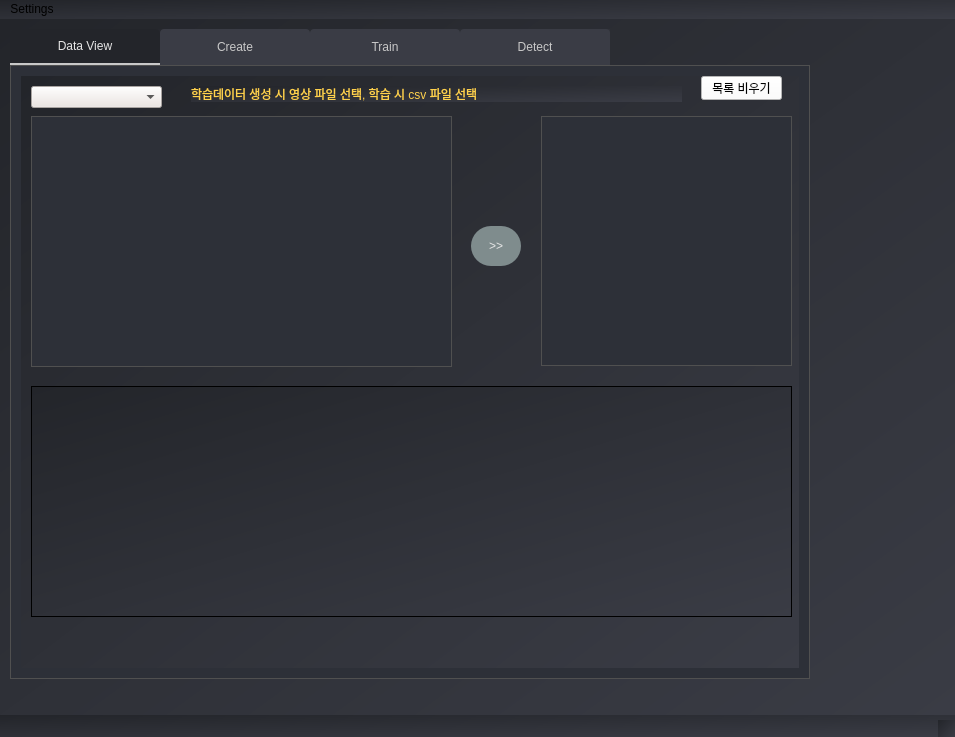
<?xml version="1.0" encoding="UTF-8"?>
<ui version="4.0">
 <class>MainWindow</class>
 <widget class="QMainWindow" name="MainWindow">
  <property name="geometry">
   <rect>
    <x>0</x>
    <y>0</y>
    <width>955</width>
    <height>737</height>
   </rect>
  </property>
  <property name="windowTitle">
   <string>MainWindow</string>
  </property>
  <property name="styleSheet">
   <string notr="true">background-color: qlineargradient(spread:pad, x1:0, y1:0, x2:1, y2:1, stop:0 rgb(35, 37, 42), stop:1 rgb(58, 60, 69));</string>
  </property>
  <widget class="QWidget" name="centralwidget">
   <widget class="QTabWidget" name="tabWidget">
    <property name="geometry">
     <rect>
      <x>10</x>
      <y>10</y>
      <width>800</width>
      <height>650</height>
     </rect>
    </property>
    <property name="minimumSize">
     <size>
      <width>800</width>
      <height>650</height>
     </size>
    </property>
    <property name="styleSheet">
     <string notr="true">
QTabWidget::pane {
  border: 1px solid rgb(80, 80, 80);
  background-color: rgb(45, 48, 56);
  padding: 10px;

}

QTabBar::tab {
  background: rgb(58, 60, 69);
  width:100px;
  color: rgb(200, 200, 200);
  font: 11pt &quot;Arial&quot;;
  padding-left: 25px;
  padding-right: 25px;
  padding-top: 10px;
  padding-bottom: 10px;
  border-top-left-radius: 4px;
  border-top-right-radius: 4px;
}

QTabBar::tab:selected {
  background: rgb(35, 37, 42);
  color: rgb(230, 230, 230);
  border-bottom: 2px solid rgb(200, 200, 200);
}

QTabBar::tab:hover {
  background: rgb(48, 50, 58);
}
</string>
    </property>
    <property name="currentIndex">
     <number>0</number>
    </property>
    <property name="iconSize">
     <size>
      <width>16</width>
      <height>16</height>
     </size>
    </property>
    <widget class="QWidget" name="tab1">
     <attribute name="title">
      <string>Data View</string>
     </attribute>
     <widget class="QTreeView" name="treeView">
      <property name="geometry">
       <rect>
        <x>10</x>
        <y>40</y>
        <width>421</width>
        <height>251</height>
       </rect>
      </property>
      <property name="styleSheet">
       <string notr="true">
QTreeView {
  background-color: rgb(45, 48, 56);
  color: rgb(230, 230, 230);
  border: 1px solid rgb(80, 80, 80);
  font: 9pt &quot;Playfair Display&quot;;
}

QHeaderView::section {
  background-color: rgb(58, 60, 69);
  color: rgb(200, 200, 200);
  border-bottom: 1px solid rgb(80, 80, 80);
  padding: 4px;
}
</string>
      </property>
     </widget>
     <widget class="QPushButton" name="pushButton">
      <property name="geometry">
       <rect>
        <x>450</x>
        <y>150</y>
        <width>50</width>
        <height>40</height>
       </rect>
      </property>
      <property name="styleSheet">
       <string notr="true">
QPushButton {
  background-color: rgb(127, 140, 141);
  color: rgb(230, 230, 230);
  font: 10pt &quot;Playfair Display&quot;;
  border-radius: 20px;
  padding: 8px;
}

QPushButton:hover {
  background-color: rgb(149, 165, 166);
}

QPushButton:pressed {
  background-color: rgb(127, 140, 141);
  border: 1px solid rgb(100, 100, 100);
}
</string>
      </property>
      <property name="text">
       <string>&gt;&gt;</string>
      </property>
     </widget>
     <widget class="QListWidget" name="listWidget">
      <property name="geometry">
       <rect>
        <x>520</x>
        <y>40</y>
        <width>251</width>
        <height>250</height>
       </rect>
      </property>
      <property name="styleSheet">
       <string notr="true">
QListWidget {
  background-color: rgb(45, 48, 56);
  color: rgb(230, 230, 230);
  border: 1px solid rgb(80, 80, 80);
  font: 9pt &quot;Playfair Display&quot;;
}
</string>
      </property>
     </widget>
     <widget class="QComboBox" name="comboBox">
      <property name="geometry">
       <rect>
        <x>10</x>
        <y>10</y>
        <width>131</width>
        <height>22</height>
       </rect>
      </property>
      <property name="styleSheet">
       <string notr="true">background-color: rgb(236, 229, 225);</string>
      </property>
     </widget>
     <widget class="QTableWidget" name="tableWidget">
      <property name="geometry">
       <rect>
        <x>10</x>
        <y>310</y>
        <width>761</width>
        <height>231</height>
       </rect>
      </property>
      <property name="styleSheet">
       <string notr="true">QTreeView {
  background-color: rgb(45, 48, 56);
  color: rgb(255, 255, 255);  /* 글자색을 흰색으로 변경 */
  border: 1px solid rgb(80, 80, 80);
  font: 9pt &quot;Playfair Display&quot;;
}

QTableView::item {
  color: rgb(255, 255, 255);  /* 표 안의 아이템 글자색을 흰색으로 변경 */
}

QHeaderView::section {
  background-color: rgb(58, 60, 69);
  color: rgb(200, 200, 200);
  border-bottom: 1px solid rgb(80, 80, 80);
  padding: 4px;
}</string>
      </property>
     </widget>
     <widget class="QLabel" name="label_3">
      <property name="geometry">
       <rect>
        <x>170</x>
        <y>10</y>
        <width>491</width>
        <height>16</height>
       </rect>
      </property>
      <property name="styleSheet">
       <string notr="true">color:rgb(255, 210, 76);</string>
      </property>
      <property name="text">
       <string>학습데이터 생성 시 영상 파일 선택, 학습 시 csv 파일 선택</string>
      </property>
     </widget>
     <widget class="QPushButton" name="list_del">
      <property name="geometry">
       <rect>
        <x>680</x>
        <y>0</y>
        <width>81</width>
        <height>24</height>
       </rect>
      </property>
      <property name="styleSheet">
       <string notr="true">background-color: rgb(255, 255, 255);</string>
      </property>
      <property name="text">
       <string>목록 비우기</string>
      </property>
     </widget>
    </widget>
    <widget class="QWidget" name="tab2">
     <attribute name="title">
      <string>Create</string>
     </attribute>
     <widget class="QLabel" name="label_2">
      <property name="geometry">
       <rect>
        <x>60</x>
        <y>80</y>
        <width>171</width>
        <height>16</height>
       </rect>
      </property>
      <property name="styleSheet">
       <string notr="true">font: 16pt &quot;Arial&quot;;
color: rgb(255, 255, 255);</string>
      </property>
      <property name="text">
       <string>Create Dataset</string>
      </property>
     </widget>
     <widget class="QPushButton" name="feature_create1">
      <property name="geometry">
       <rect>
        <x>60</x>
        <y>110</y>
        <width>160</width>
        <height>40</height>
       </rect>
      </property>
      <property name="styleSheet">
       <string notr="true">
QPushButton {
  background-color: rgb(212, 175, 55);  /* Gold color */
  color: rgb(35, 37, 42);
  font: bold 10pt &quot;Playfair Display&quot;;
  border-radius: 8px;
  padding: 10px;
}

QPushButton:hover {
  background-color: rgb(183, 149, 11);
}

QPushButton:pressed {
  background-color: rgb(212, 175, 55);
  border: 1px solid rgb(160, 130, 0);
}
</string>
      </property>
      <property name="text">
       <string>Create Feature</string>
      </property>
     </widget>
     <widget class="QPushButton" name="create_value2">
      <property name="geometry">
       <rect>
        <x>240</x>
        <y>110</y>
        <width>160</width>
        <height>40</height>
       </rect>
      </property>
      <property name="styleSheet">
       <string notr="true">
QPushButton {
  background-color: rgb(212, 175, 55);
  color: rgb(35, 37, 42);
  font: bold 10pt &quot;Playfair Display&quot;;
  border-radius: 8px;
  padding: 10px;
}

QPushButton:hover {
  background-color: rgb(183, 149, 11);
}

QPushButton:pressed {
  background-color: rgb(212, 175, 55);
  border: 1px solid rgb(160, 130, 0);
}
</string>
      </property>
      <property name="text">
       <string>Create Dataset</string>
      </property>
     </widget>
     <widget class="QPushButton" name="create_sequence3">
      <property name="geometry">
       <rect>
        <x>420</x>
        <y>110</y>
        <width>160</width>
        <height>40</height>
       </rect>
      </property>
      <property name="styleSheet">
       <string notr="true">
QPushButton {
  background-color: rgb(212, 175, 55);
  color: rgb(35, 37, 42);
  font: bold 10pt &quot;Playfair Display&quot;;
  border-radius: 8px;
  padding: 10px;
}

QPushButton:hover {
  background-color: rgb(183, 149, 11);
}

QPushButton:pressed {
  background-color: rgb(212, 175, 55);
  border: 1px solid rgb(160, 130, 0);
}
</string>
      </property>
      <property name="text">
       <string>Create Sequence</string>
      </property>
     </widget>
     <widget class="QPushButton" name="LoadButton">
      <property name="geometry">
       <rect>
        <x>600</x>
        <y>165</y>
        <width>111</width>
        <height>31</height>
       </rect>
      </property>
      <property name="styleSheet">
       <string notr="true">
QPushButton {
  background-color: rgb(212, 175, 55);
  color: rgb(35, 37, 42);
  font: bold 10pt &quot;Arial&quot;;
  border-radius: 8px;
  padding: 10px;
}

QPushButton:hover {
  background-color: rgb(183, 149, 11);
}

QPushButton:pressed {
  background-color: rgb(212, 175, 55);
  border: 1px solid rgb(160, 130, 0);
}
</string>
      </property>
      <property name="text">
       <string>Load...</string>
      </property>
     </widget>
     <widget class="QProgressBar" name="progress_bar">
      <property name="geometry">
       <rect>
        <x>60</x>
        <y>170</y>
        <width>511</width>
        <height>25</height>
       </rect>
      </property>
      <property name="styleSheet">
       <string notr="true">
QProgressBar {
  border: 1px solid rgb(80, 80, 80);
  border-radius: 5px;
  text-align: center;
  font: 10pt &quot;Playfair Display&quot;;
  background-color: rgb(58, 60, 69);
  color: rgb(230, 230, 230);
}

QProgressBar::chunk {
  background-color: rgb(212, 175, 55);
  width: 20px;
}
</string>
      </property>
      <property name="value">
       <number>0</number>
      </property>
     </widget>
     <widget class="QRadioButton" name="mulButton">
      <property name="geometry">
       <rect>
        <x>10</x>
        <y>30</y>
        <width>90</width>
        <height>16</height>
       </rect>
      </property>
      <property name="styleSheet">
       <string notr="true">font: 10pt &quot;Helvetica&quot;;
style: bold;
color: rgb(255, 255, 255);</string>
      </property>
      <property name="text">
       <string>multi class</string>
      </property>
     </widget>
     <widget class="QRadioButton" name="binButton">
      <property name="geometry">
       <rect>
        <x>10</x>
        <y>10</y>
        <width>100</width>
        <height>16</height>
       </rect>
      </property>
      <property name="styleSheet">
       <string notr="true">font: 10pt &quot;Helvetica&quot;;
style: bold;
color: rgb(255, 255, 255);</string>
      </property>
      <property name="text">
       <string>binary class</string>
      </property>
     </widget>
     <widget class="QWidget" name="verticalLayoutWidget">
      <property name="geometry">
       <rect>
        <x>70</x>
        <y>265</y>
        <width>243</width>
        <height>81</height>
       </rect>
      </property>
      <layout class="QVBoxLayout" name="verticalLayout">
       <item>
        <widget class="QCheckBox" name="structure_val_but">
         <property name="styleSheet">
          <string notr="true">font: 10pt &quot;Helvetica&quot;;
style: bold;
color: rgb(255, 255, 255);</string>
         </property>
         <property name="text">
          <string>Structure value</string>
         </property>
        </widget>
       </item>
       <item>
        <widget class="QCheckBox" name="structure_seq_but">
         <property name="styleSheet">
          <string notr="true">font: 10pt &quot;Helvetica&quot;;
style: bold;
color: rgb(255, 255, 255);</string>
         </property>
         <property name="text">
          <string>Structure Sequence</string>
         </property>
        </widget>
       </item>
      </layout>
     </widget>
     <widget class="QLabel" name="label_4">
      <property name="geometry">
       <rect>
        <x>70</x>
        <y>225</y>
        <width>241</width>
        <height>21</height>
       </rect>
      </property>
      <property name="styleSheet">
       <string notr="true">color: rgb(255, 255, 255);
font: 700 15pt &quot;Arial&quot;;</string>
      </property>
      <property name="text">
       <string>Select Structure Feature</string>
      </property>
     </widget>
     <widget class="QLabel" name="label_9">
      <property name="geometry">
       <rect>
        <x>410</x>
        <y>225</y>
        <width>241</width>
        <height>21</height>
       </rect>
      </property>
      <property name="styleSheet">
       <string notr="true">color: rgb(255, 255, 255);
font: 700 15pt &quot;Arial&quot;;</string>
      </property>
      <property name="text">
       <string>Select Frame Feature</string>
      </property>
     </widget>
     <widget class="QWidget" name="verticalLayoutWidget_3">
      <property name="geometry">
       <rect>
        <x>410</x>
        <y>265</y>
        <width>243</width>
        <height>81</height>
       </rect>
      </property>
      <layout class="QVBoxLayout" name="verticalLayout_3">
       <item>
        <widget class="QCheckBox" name="frame_sps_but">
         <property name="styleSheet">
          <string notr="true">font: 10pt &quot;Helvetica&quot;;
style: bold;
color: rgb(255, 255, 255);</string>
         </property>
         <property name="text">
          <string>SPS/PPS</string>
         </property>
        </widget>
       </item>
       <item>
        <widget class="QCheckBox" name="frame_gop_but">
         <property name="styleSheet">
          <string notr="true">font: 10pt &quot;Helvetica&quot;;
style: bold;
color: rgb(255, 255, 255);</string>
         </property>
         <property name="text">
          <string>GOP frame</string>
         </property>
        </widget>
       </item>
       <item>
        <widget class="QCheckBox" name="frame_ratio_but">
         <property name="styleSheet">
          <string notr="true">font: 10pt &quot;Helvetica&quot;;
style: bold;
color: rgb(255, 255, 255);</string>
         </property>
         <property name="text">
          <string>Encode ratio</string>
         </property>
        </widget>
       </item>
      </layout>
     </widget>
     <widget class="QPushButton" name="label_input_but">
      <property name="geometry">
       <rect>
        <x>600</x>
        <y>115</y>
        <width>111</width>
        <height>31</height>
       </rect>
      </property>
      <property name="styleSheet">
       <string notr="true">
QPushButton {
  
	background-color: rgb(255, 254, 233);
  color: rgb(35, 37, 42);
  font: bold 10pt &quot;Playfair Display&quot;;
  border-radius: 8px;
  padding: 10px;
}

QPushButton:hover {
  background-color: rgb(183, 149, 11);
}

QPushButton:pressed {
  background-color: rgb(212, 175, 55);
  border: 1px solid rgb(160, 130, 0);
}
</string>
      </property>
      <property name="text">
       <string>Label Input</string>
      </property>
     </widget>
     <widget class="QTableWidget" name="tableWidget_Create">
      <property name="geometry">
       <rect>
        <x>70</x>
        <y>365</y>
        <width>631</width>
        <height>201</height>
       </rect>
      </property>
      <property name="styleSheet">
       <string notr="true">QTreeView {
  background-color: rgb(45, 48, 56);
  color: rgb(255, 255, 255);  /* 글자색을 흰색으로 변경 */
  border: 1px solid rgb(80, 80, 80);
  font: 9pt &quot;Playfair Display&quot;;
}

QTableView::item {
  color: rgb(255, 255, 255);  /* 표 안의 아이템 글자색을 흰색으로 변경 */
}

QHeaderView::section {
  background-color: rgb(58, 60, 69);
  color: rgb(200, 200, 200);
  border-bottom: 1px solid rgb(80, 80, 80);
  padding: 4px;
}</string>
      </property>
     </widget>
    </widget>
    <widget class="QWidget" name="tab">
     <attribute name="title">
      <string>Train</string>
     </attribute>
     <widget class="QComboBox" name="model_combo">
      <property name="geometry">
       <rect>
        <x>120</x>
        <y>80</y>
        <width>231</width>
        <height>31</height>
       </rect>
      </property>
      <property name="styleSheet">
       <string notr="true">background-color: rgb(255, 255, 255);
font: 9pt &quot;Helvetica&quot;;</string>
      </property>
      <item>
       <property name="text">
        <string>Xgboost</string>
       </property>
      </item>
      <item>
       <property name="text">
        <string>LSTM</string>
       </property>
      </item>
      <item>
       <property name="text">
        <string>Random forest</string>
       </property>
      </item>
      <item>
       <property name="text">
        <string>LightGBM</string>
       </property>
      </item>
      <item>
       <property name="text">
        <string>Linear</string>
       </property>
      </item>
      <item>
       <property name="text">
        <string>KNN</string>
       </property>
      </item>
     </widget>
     <widget class="QLabel" name="label">
      <property name="geometry">
       <rect>
        <x>120</x>
        <y>45</y>
        <width>171</width>
        <height>16</height>
       </rect>
      </property>
      <property name="styleSheet">
       <string notr="true">font: 16pt &quot;Arial&quot;;
color: rgb(255, 255, 255);</string>
      </property>
      <property name="text">
       <string>Training Model</string>
      </property>
     </widget>
     <widget class="QPushButton" name="class_train">
      <property name="geometry">
       <rect>
        <x>359</x>
        <y>75</y>
        <width>271</width>
        <height>40</height>
       </rect>
      </property>
      <property name="styleSheet">
       <string notr="true">
QPushButton {
  background-color: rgb(212, 175, 55);  /* Gold color */
  color: rgb(35, 37, 42);
  font: bold 10pt &quot;Playfair Display&quot;;
  border-radius: 8px;
  padding: 10px;
}

QPushButton:hover {
  background-color: rgb(183, 149, 11);
}

QPushButton:pressed {
  background-color: rgb(212, 175, 55);
  border: 1px solid rgb(160, 130, 0);
}
</string>
      </property>
      <property name="text">
       <string>분류모델</string>
      </property>
     </widget>
     <widget class="QPushButton" name="cluster_train">
      <property name="geometry">
       <rect>
        <x>120</x>
        <y>125</y>
        <width>511</width>
        <height>40</height>
       </rect>
      </property>
      <property name="styleSheet">
       <string notr="true">
QPushButton {
  background-color: rgb(212, 175, 55);  /* Gold color */
  color: rgb(35, 37, 42);
  font: bold 10pt &quot;Playfair Display&quot;;
  border-radius: 8px;
  padding: 10px;
}

QPushButton:hover {
  background-color: rgb(183, 149, 11);
}

QPushButton:pressed {
  background-color: rgb(212, 175, 55);
  border: 1px solid rgb(160, 130, 0);
}
</string>
      </property>
      <property name="text">
       <string>클러스터링</string>
      </property>
     </widget>
     <widget class="QRadioButton" name="binButton_3">
      <property name="geometry">
       <rect>
        <x>120</x>
        <y>180</y>
        <width>100</width>
        <height>16</height>
       </rect>
      </property>
      <property name="styleSheet">
       <string notr="true">font: 10pt &quot;Helvetica&quot;;
style: bold;
color: rgb(255, 255, 255);</string>
      </property>
      <property name="text">
       <string>binary class</string>
      </property>
     </widget>
     <widget class="QRadioButton" name="mulButton_3">
      <property name="geometry">
       <rect>
        <x>120</x>
        <y>200</y>
        <width>90</width>
        <height>16</height>
       </rect>
      </property>
      <property name="styleSheet">
       <string notr="true">font: 10pt &quot;Helvetica&quot;;
style: bold;
color: rgb(255, 255, 255);</string>
      </property>
      <property name="text">
       <string>multi class</string>
      </property>
     </widget>
     <widget class="QPushButton" name="label_info">
      <property name="geometry">
       <rect>
        <x>670</x>
        <y>550</y>
        <width>91</width>
        <height>31</height>
       </rect>
      </property>
      <property name="styleSheet">
       <string notr="true">
QPushButton {
  
	background-color: rgb(255, 254, 233);
  color: rgb(35, 37, 42);
  font: bold 10pt &quot;Playfair Display&quot;;
  border-radius: 8px;
  padding: 10px;
}

QPushButton:hover {
  background-color: rgb(183, 149, 11);
}

QPushButton:pressed {
  background-color: rgb(212, 175, 55);
  border: 1px solid rgb(160, 130, 0);
}
</string>
      </property>
      <property name="text">
       <string>Label Info</string>
      </property>
     </widget>
     <widget class="QTableWidget" name="tableWidget_train">
      <property name="geometry">
       <rect>
        <x>120</x>
        <y>270</y>
        <width>511</width>
        <height>231</height>
       </rect>
      </property>
      <property name="styleSheet">
       <string notr="true">QTreeView {
  background-color: rgb(45, 48, 56);
  color: rgb(255, 255, 255);  /* 글자색을 흰색으로 변경 */
  border: 1px solid rgb(80, 80, 80);
  font: 9pt &quot;Playfair Display&quot;;
}

QTableView::item {
  color: rgb(255, 255, 255);  /* 표 안의 아이템 글자색을 흰색으로 변경 */
}

QHeaderView::section {
  background-color: rgb(58, 60, 69);
  color: rgb(200, 200, 200);
  border-bottom: 1px solid rgb(80, 80, 80);
  padding: 4px;
}</string>
      </property>
     </widget>
     <widget class="QLabel" name="label_7">
      <property name="geometry">
       <rect>
        <x>120</x>
        <y>240</y>
        <width>171</width>
        <height>16</height>
       </rect>
      </property>
      <property name="styleSheet">
       <string notr="true">font: 16pt &quot;Arial&quot;;
color: rgb(255, 255, 255);</string>
      </property>
      <property name="text">
       <string>Label list</string>
      </property>
     </widget>
    </widget>
    <widget class="QWidget" name="tab_2">
     <attribute name="title">
      <string>Detect</string>
     </attribute>
     <widget class="QComboBox" name="model_combo_2">
      <property name="geometry">
       <rect>
        <x>120</x>
        <y>80</y>
        <width>231</width>
        <height>31</height>
       </rect>
      </property>
      <property name="styleSheet">
       <string notr="true">background-color: rgb(255, 255, 255);
font: 9pt &quot;Helvetica&quot;;</string>
      </property>
      <item>
       <property name="text">
        <string>Xgboost</string>
       </property>
      </item>
      <item>
       <property name="text">
        <string>LSTM</string>
       </property>
      </item>
      <item>
       <property name="text">
        <string>Random forest</string>
       </property>
      </item>
      <item>
       <property name="text">
        <string>LightGBM</string>
       </property>
      </item>
      <item>
       <property name="text">
        <string>Linear</string>
       </property>
      </item>
      <item>
       <property name="text">
        <string>KNN</string>
       </property>
      </item>
     </widget>
     <widget class="QPushButton" name="class_detect">
      <property name="geometry">
       <rect>
        <x>359</x>
        <y>75</y>
        <width>271</width>
        <height>40</height>
       </rect>
      </property>
      <property name="styleSheet">
       <string notr="true">
QPushButton {
  background-color: rgb(212, 175, 55);  /* Gold color */
  color: rgb(35, 37, 42);
  font: bold 10pt &quot;Playfair Display&quot;;
  border-radius: 8px;
  padding: 10px;
}

QPushButton:hover {
  background-color: rgb(183, 149, 11);
}

QPushButton:pressed {
  background-color: rgb(212, 175, 55);
  border: 1px solid rgb(160, 130, 0);
}
</string>
      </property>
      <property name="text">
       <string>분류모델</string>
      </property>
     </widget>
     <widget class="QLabel" name="label_5">
      <property name="geometry">
       <rect>
        <x>120</x>
        <y>45</y>
        <width>171</width>
        <height>16</height>
       </rect>
      </property>
      <property name="styleSheet">
       <string notr="true">font: 16pt &quot;Arial&quot;;
color: rgb(255, 255, 255);</string>
      </property>
      <property name="text">
       <string>Detect Model</string>
      </property>
     </widget>
     <widget class="QRadioButton" name="binButton_2">
      <property name="geometry">
       <rect>
        <x>120</x>
        <y>125</y>
        <width>100</width>
        <height>16</height>
       </rect>
      </property>
      <property name="styleSheet">
       <string notr="true">font: 10pt &quot;Helvetica&quot;;
style: bold;
color: rgb(255, 255, 255);</string>
      </property>
      <property name="text">
       <string>binary class</string>
      </property>
     </widget>
     <widget class="QRadioButton" name="mulButton_2">
      <property name="geometry">
       <rect>
        <x>120</x>
        <y>145</y>
        <width>90</width>
        <height>16</height>
       </rect>
      </property>
      <property name="styleSheet">
       <string notr="true">font: 10pt &quot;Helvetica&quot;;
style: bold;
color: rgb(255, 255, 255);</string>
      </property>
      <property name="text">
       <string>multi class</string>
      </property>
     </widget>
     <widget class="QTableWidget" name="tableWidget_detect">
      <property name="geometry">
       <rect>
        <x>120</x>
        <y>230</y>
        <width>511</width>
        <height>231</height>
       </rect>
      </property>
      <property name="styleSheet">
       <string notr="true">QTreeView {
  background-color: rgb(45, 48, 56);
  color: rgb(255, 255, 255);  /* 글자색을 흰색으로 변경 */
  border: 1px solid rgb(80, 80, 80);
  font: 9pt &quot;Playfair Display&quot;;
}

QTableView::item {
  color: rgb(255, 255, 255);  /* 표 안의 아이템 글자색을 흰색으로 변경 */
}

QHeaderView::section {
  background-color: rgb(58, 60, 69);
  color: rgb(200, 200, 200);
  border-bottom: 1px solid rgb(80, 80, 80);
  padding: 4px;
}</string>
      </property>
     </widget>
     <widget class="QLabel" name="label_6">
      <property name="geometry">
       <rect>
        <x>120</x>
        <y>200</y>
        <width>171</width>
        <height>16</height>
       </rect>
      </property>
      <property name="styleSheet">
       <string notr="true">font: 16pt &quot;Arial&quot;;
color: rgb(255, 255, 255);</string>
      </property>
      <property name="text">
       <string>Label list</string>
      </property>
     </widget>
    </widget>
   </widget>
  </widget>
  <widget class="QMenuBar" name="menubar">
   <property name="geometry">
    <rect>
     <x>0</x>
     <y>0</y>
     <width>955</width>
     <height>22</height>
    </rect>
   </property>
   <widget class="QMenu" name="menu">
    <property name="title">
     <string>Settings</string>
    </property>
   </widget>
   <addaction name="menu"/>
  </widget>
  <widget class="QStatusBar" name="statusbar"/>
 </widget>
 <resources/>
 <connections/>
</ui>
